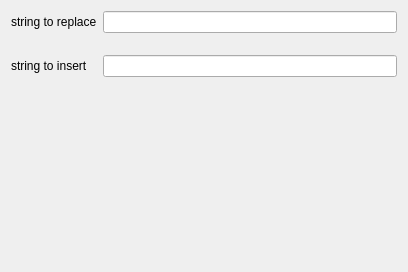
<?xml version="1.0" encoding="UTF-8"?>
<ui version="4.0">
 <class>Dialog</class>
 <widget class="QDialog" name="Dialog">
  <property name="geometry">
   <rect>
    <x>0</x>
    <y>0</y>
    <width>408</width>
    <height>272</height>
   </rect>
  </property>
  <property name="windowTitle">
   <string>Dialog</string>
  </property>
  <layout class="QVBoxLayout" name="verticalLayout">
   <item>
    <layout class="QFormLayout" name="formLayout">
     <property name="verticalSpacing">
      <number>22</number>
     </property>
     <item row="0" column="0">
      <widget class="QLabel" name="label">
       <property name="text">
        <string>string to replace</string>
       </property>
      </widget>
     </item>
     <item row="0" column="1">
      <widget class="QLineEdit" name="replace_string_lineEdit"/>
     </item>
     <item row="1" column="0">
      <widget class="QLabel" name="label_2">
       <property name="text">
        <string>string to insert</string>
       </property>
      </widget>
     </item>
     <item row="1" column="1">
      <widget class="QLineEdit" name="insert_string_lineEdit"/>
     </item>
    </layout>
   </item>
  </layout>
 </widget>
 <resources/>
 <connections/>
</ui>
